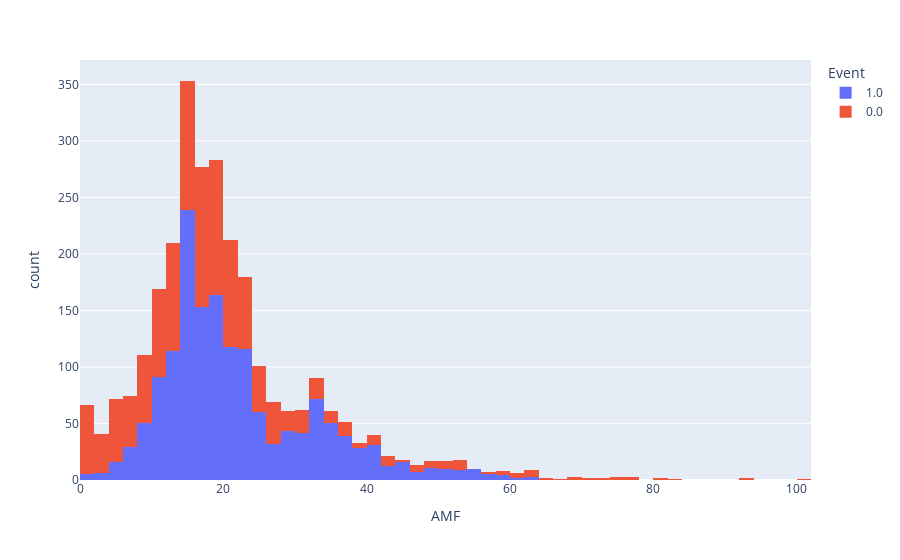
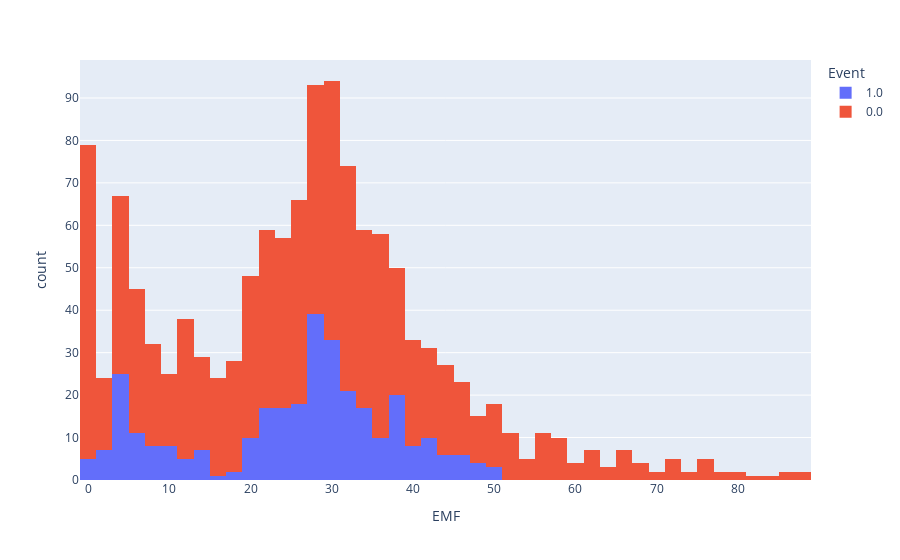
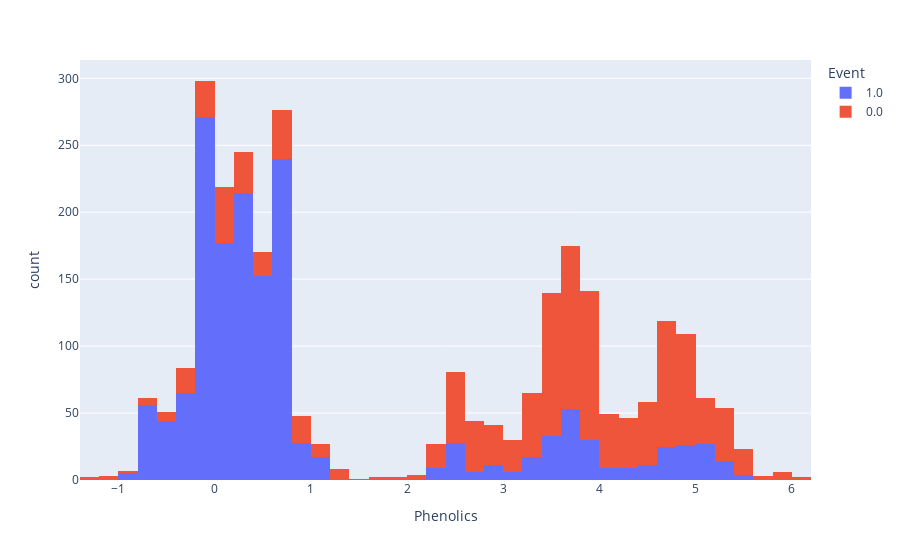
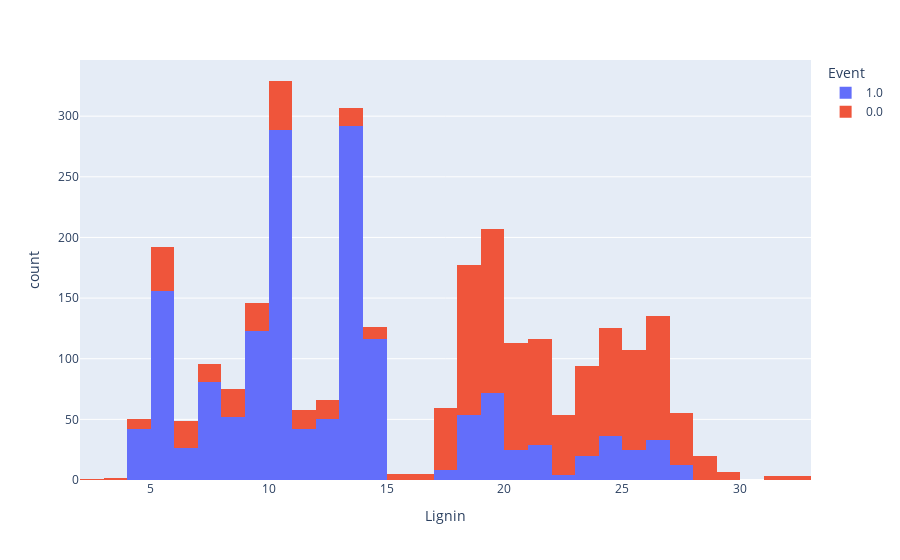

Here is the notebook cell these charts were saved with, in order:
### Code cell
for column in ['AMF', 'EMF', 'Phenolics', 'Lignin', 'NSC',]:
    histogram(data_frame=df, x=column, color='Event').show()

### Figure 1 — Plotly figure (JSON) as saved in the notebook; plotly's stock layout.template omitted (floating-point values rounded to 4 significant figures; data arrays with more than 128 entries replaced by an {"elided": "..."} marker saying what was removed)
{"data": [{"alignmentgroup": "True", "bingroup": "x", "hovertemplate": "Event=1.0<br>AMF=%{x}<br>count=%{y}<extra></extra>", "legendgroup": "1.0", "marker": {"color": "#636efa", "pattern": {"shape": ""}}, "name": "1.0", "offsetgroup": "1.0", "orientation": "v", "showlegend": true, "type": "histogram", "x": {"elided": "1587 float values"}, "xaxis": "x", "yaxis": "y"}, {"alignmentgroup": "True", "bingroup": "x", "hovertemplate": "Event=0.0<br>AMF=%{x}<br>count=%{y}<extra></extra>", "legendgroup": "0.0", "marker": {"color": "#EF553B", "pattern": {"shape": ""}}, "name": "0.0", "offsetgroup": "0.0", "orientation": "v", "showlegend": true, "type": "histogram", "x": {"elided": "1195 float values"}, "xaxis": "x", "yaxis": "y"}], "layout": {"barmode": "relative", "legend": {"title": {"text": "Event"}, "tracegroupgap": 0}, "margin": {"t": 60}, "xaxis": {"anchor": "y", "domain": [0, 1], "title": {"text": "AMF"}}, "yaxis": {"anchor": "x", "domain": [0, 1], "title": {"text": "count"}}}}

### Figure 2 — Plotly figure (JSON) as saved in the notebook; plotly's stock layout.template omitted (floating-point values rounded to 4 significant figures; data arrays with more than 128 entries replaced by an {"elided": "..."} marker saying what was removed)
{"data": [{"alignmentgroup": "True", "bingroup": "x", "hovertemplate": "Event=1.0<br>EMF=%{x}<br>count=%{y}<extra></extra>", "legendgroup": "1.0", "marker": {"color": "#636efa", "pattern": {"shape": ""}}, "name": "1.0", "offsetgroup": "1.0", "orientation": "v", "showlegend": true, "type": "histogram", "x": {"elided": "1587 float values"}, "xaxis": "x", "yaxis": "y"}, {"alignmentgroup": "True", "bingroup": "x", "hovertemplate": "Event=0.0<br>EMF=%{x}<br>count=%{y}<extra></extra>", "legendgroup": "0.0", "marker": {"color": "#EF553B", "pattern": {"shape": ""}}, "name": "0.0", "offsetgroup": "0.0", "orientation": "v", "showlegend": true, "type": "histogram", "x": {"elided": "1195 float values"}, "xaxis": "x", "yaxis": "y"}], "layout": {"barmode": "relative", "legend": {"title": {"text": "Event"}, "tracegroupgap": 0}, "margin": {"t": 60}, "xaxis": {"anchor": "y", "domain": [0, 1], "title": {"text": "EMF"}}, "yaxis": {"anchor": "x", "domain": [0, 1], "title": {"text": "count"}}}}

### Figure 3 — Plotly figure (JSON) as saved in the notebook; plotly's stock layout.template omitted (floating-point values rounded to 4 significant figures; data arrays with more than 128 entries replaced by an {"elided": "..."} marker saying what was removed)
{"data": [{"alignmentgroup": "True", "bingroup": "x", "hovertemplate": "Event=1.0<br>Phenolics=%{x}<br>count=%{y}<extra></extra>", "legendgroup": "1.0", "marker": {"color": "#636efa", "pattern": {"shape": ""}}, "name": "1.0", "offsetgroup": "1.0", "orientation": "v", "showlegend": true, "type": "histogram", "x": {"elided": "1587 float values"}, "xaxis": "x", "yaxis": "y"}, {"alignmentgroup": "True", "bingroup": "x", "hovertemplate": "Event=0.0<br>Phenolics=%{x}<br>count=%{y}<extra></extra>", "legendgroup": "0.0", "marker": {"color": "#EF553B", "pattern": {"shape": ""}}, "name": "0.0", "offsetgroup": "0.0", "orientation": "v", "showlegend": true, "type": "histogram", "x": {"elided": "1195 float values"}, "xaxis": "x", "yaxis": "y"}], "layout": {"barmode": "relative", "legend": {"title": {"text": "Event"}, "tracegroupgap": 0}, "margin": {"t": 60}, "xaxis": {"anchor": "y", "domain": [0, 1], "title": {"text": "Phenolics"}}, "yaxis": {"anchor": "x", "domain": [0, 1], "title": {"text": "count"}}}}

### Figure 4 — Plotly figure (JSON) as saved in the notebook; plotly's stock layout.template omitted (floating-point values rounded to 4 significant figures; data arrays with more than 128 entries replaced by an {"elided": "..."} marker saying what was removed)
{"data": [{"alignmentgroup": "True", "bingroup": "x", "hovertemplate": "Event=1.0<br>Lignin=%{x}<br>count=%{y}<extra></extra>", "legendgroup": "1.0", "marker": {"color": "#636efa", "pattern": {"shape": ""}}, "name": "1.0", "offsetgroup": "1.0", "orientation": "v", "showlegend": true, "type": "histogram", "x": {"elided": "1587 float values"}, "xaxis": "x", "yaxis": "y"}, {"alignmentgroup": "True", "bingroup": "x", "hovertemplate": "Event=0.0<br>Lignin=%{x}<br>count=%{y}<extra></extra>", "legendgroup": "0.0", "marker": {"color": "#EF553B", "pattern": {"shape": ""}}, "name": "0.0", "offsetgroup": "0.0", "orientation": "v", "showlegend": true, "type": "histogram", "x": {"elided": "1195 float values"}, "xaxis": "x", "yaxis": "y"}], "layout": {"barmode": "relative", "legend": {"title": {"text": "Event"}, "tracegroupgap": 0}, "margin": {"t": 60}, "xaxis": {"anchor": "y", "domain": [0, 1], "title": {"text": "Lignin"}}, "yaxis": {"anchor": "x", "domain": [0, 1], "title": {"text": "count"}}}}
